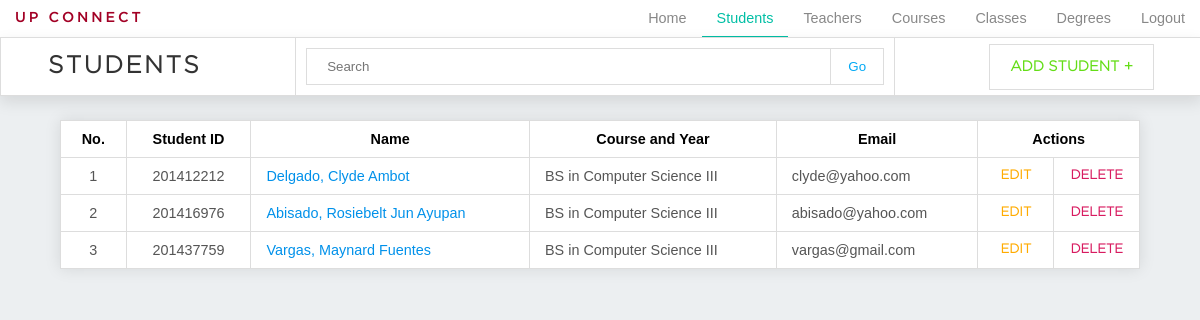
The page /admin_students.php on the database its author committed.
### tables this page shows
CREATE TABLE `student` (
  `student_id` varchar(9) NOT NULL,
  `firstname` varchar(30) NOT NULL,
  `middlename` varchar(30) NOT NULL,
  `lastname` varchar(30) NOT NULL,
  `email` varchar(40) NOT NULL,
  `year_lvl` int(2) NOT NULL,
  `degree_id` int(11) NOT NULL,
  `password` varchar(100) NOT NULL
);

CREATE TABLE `degree` (
  `degree_id` int(11) NOT NULL,
  `degree_name` varchar(30) NOT NULL,
  `description` text NOT NULL
);

### admin_students.php (the view, shortened to what this page needs)
<!DOCTYPE html>
<html>
<head>
	<link rel="stylesheet" type="text/css" href="css/admin/general.css">
	<link rel="stylesheet" type="text/css" href="css/admin/navigation.css">
	<link rel="stylesheet" type="text/css" href="css/admin/search.css">
	<link rel="stylesheet" type="text/css" href="css/admin/table.css">
	<link rel="stylesheet" type="text/css" href="css/admin/modal_add.css">
</head>
<body>
	<?php
		require "connect.php";
		require "admin_nav.php";
	?>
	<div id="container">
		<header class="table-header">
			<a href="admin_students.php" class="current"><h1>Students</h1></a>
			<form action="admin_students" class="search" method="POST">
				<input type="text" name="keyword" placeholder="Search">
				<input type="submit" name="search" value="Go">
			</form>
			<a class="button add" id="add" href="admin_add_student.php">Add Student +</a>
		</header>
		<?php
			if (isset($_POST['search'])) {
				$keyword = $_POST['keyword'];
				$query = "SELECT * FROM student
						  NATURAL JOIN degree
						  WHERE firstname
						  LIKE '%$keyword%'
						  OR lastname
						  LIKE '%$keyword%'
						  OR middlename
						  LIKE '%$keyword%'
						  OR student_id
						  LIKE '%$keyword%'
						  OR email
						  LIKE '%$keyword%'
						  OR degree_name
						  LIKE '%$keyword%'";
			} else{
				$query = "SELECT * FROM student NATURAL JOIN degree";
			}
			$result = mysqli_query($dbconn, $query);
			$data = [];
			if(mysqli_affected_rows($dbconn)){
				while($row = mysqli_fetch_assoc($result)){
				$data[] = $row;
				}
			}
			if(count($data)>0){ ?>
				<table>
					<tr>
						<th>No.</th>
						<th>Student ID</th>
						<th>Name</th>
						<th>Course and Year</th>
						<th>Email</th>
						<th colspan="4">Actions</th>
					</tr>
				<?php
					$number = 1;
					foreach ($data as $value): ?>
					<tr>
						<td class="center"><?=$number;?></td>
						<td class="center"><?=$value['student_id']?></td>
						<td><a href="#" class="linkprofile"><?=$value['lastname'].", ".$value['firstname']." ".$value['middlename']?></a></td>
						<td><?=$value['degree_name']." "?>
							<?php
								if ($value['year_lvl']==1){
									echo "I";
								} else if ($value['year_lvl']==2){
									echo "II";
								} else if ($value['year_lvl']==3){
									echo "III";
								} else if ($value['year_lvl']==4){
									echo "IV";
								}
							?></td>
						<td><?=$value['email']?></td>
						<td class="button-container"><button class="button table edit" id="edit<?=$number?>" onclick="showeditmodal(<?=$value['student_id']?>)">Edit</button></td>
						<td class="button-container"><button class="button table delete" id="delete<?=$number?>" onclick="showdeletemodal(<?=$value['student_id']?>)">Delete</button></td>
					</tr>
				<?php
				$number++;
				endforeach;
				?>
				</table>
				<?php } else { ?>
					<h2 class="no-results">NO RESULTS</h2> <?php
				} ?>
	</div>
</body>
</html>

### css/admin/general.css (style rules this page uses)
*,body,html { padding: 0; margin: 0; }
body { background-color: #ECEFF1; }
.current { text-decoration: none; border-bottom: 2px solid rgba(0,0,0,0); transition: 0.2s; }
.table-header { background-color: white; width: 100%; box-shadow: 0 6px 15px rgba(0,0,0,0.1); border: 1px solid #DDD; display: flex; justify-content: space-around; align-items: center; border-collapse: collapse; top: 37px; position: fixed; z-index: 1; }
.table-header h1 { font-size: 1.5em; font-family: GothamLight; text-transform: uppercase; letter-spacing: 0.1em; color: #333; text-align: center; display: block; background-color: white; }
.button { font-family: GothamLight; font-weight: bold; font-size: 0.9em; text-transform: uppercase; display: block; background-color: white; padding: 10px 15px; margin: auto; border: none; transition: 0.2s; border: 1px solid #DDD; }
.add { padding: 15px 20px; border: 1px solid #DDD; color: #64DD17; font-size: 0.9em; margin: 0; text-decoration: none; }

### css/admin/search.css (style rules this page uses)
.search { display: flex; background-color: white; padding: 10px; width: 50%; box-sizing: border-box; margin: 0; border: 1px solid #DDD; border-width: 0 1px; }
.search input[type=text] { border: 1px solid #DDD; border-width: 1px 0 1px 1px; padding: 10px 20px; width: auto; margin: 0; width: 90%; }
.search input[type=submit] { width: 10%; margin: 0; background-color: white; border: 1px solid #DDD; color: #03A9F4; transition: 0.2s; }

### css/admin/table.css (style rules this page uses)
table, th, td { border-collapse: collapse; }
table { width: 90%; box-shadow: 0 0 15px rgba(0,0,0,0.1); margin: 120px auto 20px auto; }
th, td { padding: 10px 15px; background-color: white; border: 1px solid #DDD; margin: 0; font-family: Arial; font-size: 0.9em; }
td { color: #555; }
td.center { text-align: center; }
.button-container { width: 75px; padding: 0; }
td .button { width: 100%; border-color: white; }
.edit.button { color: #FFAB00; }
.delete.button { color: #D81B60; }
.linkprofile { color: #0091EA; text-decoration: none; transition: 0.2s; border-bottom: 1px solid white; }

### rows shown on the page
student: student_id "201412212", lastname "Delgado", firstname "Clyde", middlename "Ambot", degree.degree_name "BS in Computer Science", year_lvl "III", email "clyde@yahoo.com"
student: student_id "201416976", lastname "Abisado", firstname "Rosiebelt Jun", middlename "Ayupan", degree.degree_name "BS in Computer Science", year_lvl "III", email "abisado@yahoo.com"
student: student_id "201437759", lastname "Vargas", firstname "Maynard", middlename "Fuentes", degree.degree_name "BS in Computer Science", year_lvl "III", email "vargas@gmail.com"
